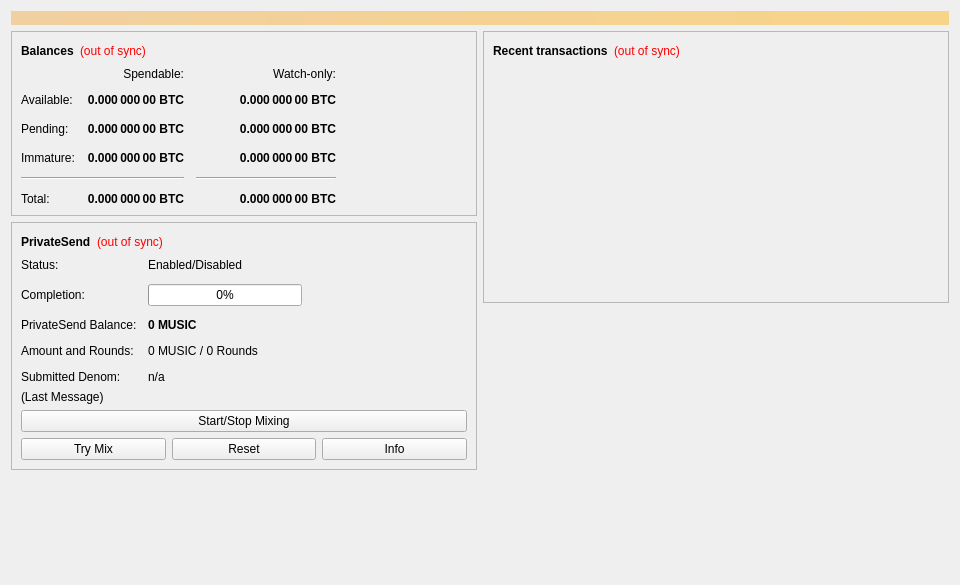
<?xml version="1.0" encoding="UTF-8"?>
<ui version="4.0">
 <class>OverviewPage</class>
 <widget class="QWidget" name="OverviewPage">
  <property name="geometry">
   <rect>
    <x>0</x>
    <y>0</y>
    <width>960</width>
    <height>585</height>
   </rect>
  </property>
  <property name="minimumSize">
   <size>
    <width>960</width>
    <height>0</height>
   </size>
  </property>
  <property name="windowTitle">
   <string>Form</string>
  </property>
  <layout class="QVBoxLayout" name="topLayout">
   <item>
    <widget class="QLabel" name="labelAlerts">
     <property name="visible">
      <bool>false</bool>
     </property>
     <property name="styleSheet">
      <string notr="true">QLabel { background-color: qlineargradient(x1: 0, y1: 0, x2: 1, y2: 0, stop:0 #F0D0A0, stop:1 #F8D488); color:#000000; }</string>
     </property>
     <property name="wordWrap">
      <bool>true</bool>
     </property>
     <property name="margin">
      <number>3</number>
     </property>
     <property name="textInteractionFlags">
      <set>Qt::TextSelectableByMouse</set>
     </property>
    </widget>
   </item>
   <item>
    <layout class="QHBoxLayout" name="horizontalLayout" stretch="1,1">
     <item>
      <layout class="QVBoxLayout" name="verticalLayout_2">
       <item>
        <widget class="QFrame" name="frame">
         <property name="frameShape">
          <enum>QFrame::StyledPanel</enum>
         </property>
         <property name="frameShadow">
          <enum>QFrame::Raised</enum>
         </property>
         <layout class="QVBoxLayout" name="verticalLayout_4">
          <item>
           <layout class="QHBoxLayout" name="horizontalLayout_4">
            <item>
             <widget class="QLabel" name="label_5">
              <property name="font">
               <font>
                <weight>75</weight>
                <bold>true</bold>
               </font>
              </property>
              <property name="text">
               <string>Balances</string>
              </property>
             </widget>
            </item>
            <item>
             <widget class="QLabel" name="labelWalletStatus">
              <property name="toolTip">
               <string>The displayed information may be out of date. Your wallet automatically synchronizes with the MUSICOIN network after a connection is established, but this process has not completed yet.</string>
              </property>
              <property name="styleSheet">
               <string notr="true">QLabel { color: red; }</string>
              </property>
              <property name="text">
               <string notr="true">(out of sync)</string>
              </property>
              <property name="alignment">
               <set>Qt::AlignLeading|Qt::AlignLeft|Qt::AlignVCenter</set>
              </property>
             </widget>
            </item>
            <item>
             <spacer name="horizontalSpacer_3">
              <property name="orientation">
               <enum>Qt::Horizontal</enum>
              </property>
              <property name="sizeHint" stdset="0">
               <size>
                <width>40</width>
                <height>20</height>
               </size>
              </property>
             </spacer>
            </item>
           </layout>
          </item>
          <item>
           <layout class="QGridLayout" name="gridLayout">
            <property name="spacing">
             <number>12</number>
            </property>
            <item row="2" column="2">
             <widget class="QLabel" name="labelWatchPending">
              <property name="font">
               <font>
                <weight>75</weight>
                <bold>true</bold>
               </font>
              </property>
              <property name="cursor">
               <cursorShape>IBeamCursor</cursorShape>
              </property>
              <property name="toolTip">
               <string>Unconfirmed transactions to watch-only addresses</string>
              </property>
              <property name="text">
               <string notr="true">0.000 000 00 BTC</string>
              </property>
              <property name="alignment">
               <set>Qt::AlignRight|Qt::AlignTrailing|Qt::AlignVCenter</set>
              </property>
              <property name="textInteractionFlags">
               <set>Qt::LinksAccessibleByMouse|Qt::TextSelectableByKeyboard|Qt::TextSelectableByMouse</set>
              </property>
             </widget>
            </item>
            <item row="2" column="1">
             <widget class="QLabel" name="labelUnconfirmed">
              <property name="font">
               <font>
                <weight>75</weight>
                <bold>true</bold>
               </font>
              </property>
              <property name="cursor">
               <cursorShape>IBeamCursor</cursorShape>
              </property>
              <property name="toolTip">
               <string>Total of transactions that have yet to be confirmed, and do not yet count toward the spendable balance</string>
              </property>
              <property name="text">
               <string notr="true">0.000 000 00 BTC</string>
              </property>
              <property name="alignment">
               <set>Qt::AlignRight|Qt::AlignTrailing|Qt::AlignVCenter</set>
              </property>
              <property name="textInteractionFlags">
               <set>Qt::LinksAccessibleByMouse|Qt::TextSelectableByKeyboard|Qt::TextSelectableByMouse</set>
              </property>
             </widget>
            </item>
            <item row="3" column="2">
             <widget class="QLabel" name="labelWatchImmature">
              <property name="font">
               <font>
                <weight>75</weight>
                <bold>true</bold>
               </font>
              </property>
              <property name="cursor">
               <cursorShape>IBeamCursor</cursorShape>
              </property>
              <property name="toolTip">
               <string>Mined balance in watch-only addresses that has not yet matured</string>
              </property>
              <property name="text">
               <string notr="true">0.000 000 00 BTC</string>
              </property>
              <property name="alignment">
               <set>Qt::AlignRight|Qt::AlignTrailing|Qt::AlignVCenter</set>
              </property>
              <property name="textInteractionFlags">
               <set>Qt::LinksAccessibleByMouse|Qt::TextSelectableByKeyboard|Qt::TextSelectableByMouse</set>
              </property>
             </widget>
            </item>
            <item row="4" column="0" colspan="2">
             <widget class="Line" name="lineSpendableBalance">
              <property name="orientation">
               <enum>Qt::Horizontal</enum>
              </property>
             </widget>
            </item>
            <item row="4" column="2">
             <widget class="Line" name="lineWatchBalance">
              <property name="sizePolicy">
               <sizepolicy hsizetype="Preferred" vsizetype="Fixed">
                <horstretch>0</horstretch>
                <verstretch>0</verstretch>
               </sizepolicy>
              </property>
              <property name="minimumSize">
               <size>
                <width>140</width>
                <height>0</height>
               </size>
              </property>
              <property name="orientation">
               <enum>Qt::Horizontal</enum>
              </property>
             </widget>
            </item>
            <item row="5" column="0">
             <widget class="QLabel" name="labelTotalText">
              <property name="text">
               <string>Total:</string>
              </property>
             </widget>
            </item>
            <item row="3" column="1">
             <widget class="QLabel" name="labelImmature">
              <property name="font">
               <font>
                <weight>75</weight>
                <bold>true</bold>
               </font>
              </property>
              <property name="cursor">
               <cursorShape>IBeamCursor</cursorShape>
              </property>
              <property name="toolTip">
               <string>Mined balance that has not yet matured</string>
              </property>
              <property name="text">
               <string notr="true">0.000 000 00 BTC</string>
              </property>
              <property name="alignment">
               <set>Qt::AlignRight|Qt::AlignTrailing|Qt::AlignVCenter</set>
              </property>
              <property name="textInteractionFlags">
               <set>Qt::LinksAccessibleByMouse|Qt::TextSelectableByKeyboard|Qt::TextSelectableByMouse</set>
              </property>
             </widget>
            </item>
            <item row="2" column="3">
             <spacer name="horizontalSpacer_2">
              <property name="orientation">
               <enum>Qt::Horizontal</enum>
              </property>
              <property name="sizeHint" stdset="0">
               <size>
                <width>40</width>
                <height>20</height>
               </size>
              </property>
             </spacer>
            </item>
            <item row="3" column="0">
             <widget class="QLabel" name="labelImmatureText">
              <property name="text">
               <string>Immature:</string>
              </property>
             </widget>
            </item>
            <item row="5" column="1">
             <widget class="QLabel" name="labelTotal">
              <property name="font">
               <font>
                <weight>75</weight>
                <bold>true</bold>
               </font>
              </property>
              <property name="cursor">
               <cursorShape>IBeamCursor</cursorShape>
              </property>
              <property name="toolTip">
               <string>Your current total balance</string>
              </property>
              <property name="text">
               <string notr="true">0.000 000 00 BTC</string>
              </property>
              <property name="alignment">
               <set>Qt::AlignRight|Qt::AlignTrailing|Qt::AlignVCenter</set>
              </property>
              <property name="textInteractionFlags">
               <set>Qt::LinksAccessibleByMouse|Qt::TextSelectableByKeyboard|Qt::TextSelectableByMouse</set>
              </property>
             </widget>
            </item>
            <item row="5" column="2">
             <widget class="QLabel" name="labelWatchTotal">
              <property name="font">
               <font>
                <weight>75</weight>
                <bold>true</bold>
               </font>
              </property>
              <property name="cursor">
               <cursorShape>IBeamCursor</cursorShape>
              </property>
              <property name="toolTip">
               <string>Current total balance in watch-only addresses</string>
              </property>
              <property name="text">
               <string notr="true">0.000 000 00 BTC</string>
              </property>
              <property name="alignment">
               <set>Qt::AlignRight|Qt::AlignTrailing|Qt::AlignVCenter</set>
              </property>
              <property name="textInteractionFlags">
               <set>Qt::LinksAccessibleByMouse|Qt::TextSelectableByKeyboard|Qt::TextSelectableByMouse</set>
              </property>
             </widget>
            </item>
            <item row="0" column="2">
             <widget class="QLabel" name="labelWatchonly">
              <property name="text">
               <string>Watch-only:</string>
              </property>
              <property name="alignment">
               <set>Qt::AlignRight|Qt::AlignTrailing|Qt::AlignVCenter</set>
              </property>
             </widget>
            </item>
            <item row="1" column="0">
             <widget class="QLabel" name="labelBalanceText">
              <property name="text">
               <string>Available:</string>
              </property>
             </widget>
            </item>
            <item row="1" column="1">
             <widget class="QLabel" name="labelBalance">
              <property name="font">
               <font>
                <weight>75</weight>
                <bold>true</bold>
               </font>
              </property>
              <property name="cursor">
               <cursorShape>IBeamCursor</cursorShape>
              </property>
              <property name="toolTip">
               <string>Your current spendable balance</string>
              </property>
              <property name="text">
               <string notr="true">0.000 000 00 BTC</string>
              </property>
              <property name="alignment">
               <set>Qt::AlignRight|Qt::AlignTrailing|Qt::AlignVCenter</set>
              </property>
              <property name="textInteractionFlags">
               <set>Qt::LinksAccessibleByMouse|Qt::TextSelectableByKeyboard|Qt::TextSelectableByMouse</set>
              </property>
             </widget>
            </item>
            <item row="1" column="2">
             <widget class="QLabel" name="labelWatchAvailable">
              <property name="font">
               <font>
                <weight>75</weight>
                <bold>true</bold>
               </font>
              </property>
              <property name="cursor">
               <cursorShape>IBeamCursor</cursorShape>
              </property>
              <property name="toolTip">
               <string>Your current balance in watch-only addresses</string>
              </property>
              <property name="text">
               <string notr="true">0.000 000 00 BTC</string>
              </property>
              <property name="alignment">
               <set>Qt::AlignRight|Qt::AlignTrailing|Qt::AlignVCenter</set>
              </property>
              <property name="textInteractionFlags">
               <set>Qt::LinksAccessibleByMouse|Qt::TextSelectableByKeyboard|Qt::TextSelectableByMouse</set>
              </property>
             </widget>
            </item>
            <item row="2" column="0">
             <widget class="QLabel" name="labelPendingText">
              <property name="text">
               <string>Pending:</string>
              </property>
             </widget>
            </item>
            <item row="0" column="1">
             <widget class="QLabel" name="labelSpendable">
              <property name="text">
               <string>Spendable:</string>
              </property>
              <property name="alignment">
               <set>Qt::AlignRight|Qt::AlignTrailing|Qt::AlignVCenter</set>
              </property>
             </widget>
            </item>
           </layout>
          </item>
         </layout>
        </widget>
       </item>
       <item>
        <widget class="QFrame" name="framePrivateSend">
         <property name="layoutDirection">
          <enum>Qt::LeftToRight</enum>
         </property>
         <property name="frameShape">
          <enum>QFrame::StyledPanel</enum>
         </property>
         <property name="frameShadow">
          <enum>QFrame::Raised</enum>
         </property>
         <layout class="QVBoxLayout" name="VerticalLayout_PS1">
          <item>
           <layout class="QHBoxLayout" name="horizontalLayout_5">
            <item>
             <widget class="QLabel" name="labelPrivateSendHeader">
              <property name="font">
               <font>
                <weight>75</weight>
                <bold>true</bold>
               </font>
              </property>
              <property name="text">
               <string>PrivateSend</string>
              </property>
             </widget>
            </item>
            <item>
             <widget class="QLabel" name="labelPrivateSendSyncStatus">
              <property name="toolTip">
               <string>The displayed information may be out of date. Your wallet automatically synchronizes with the MUSICOIN network after a connection is established, but this process has not completed yet.</string>
              </property>
              <property name="styleSheet">
               <string notr="true">QLabel { color: red; }</string>
              </property>
              <property name="text">
               <string notr="true">(out of sync)</string>
              </property>
              <property name="alignment">
               <set>Qt::AlignLeading|Qt::AlignLeft|Qt::AlignVCenter</set>
              </property>
             </widget>
            </item>
            <item>
             <spacer name="horizontalSpacer_4">
              <property name="orientation">
               <enum>Qt::Horizontal</enum>
              </property>
              <property name="sizeHint" stdset="0">
               <size>
                <width>40</width>
                <height>20</height>
               </size>
              </property>
             </spacer>
            </item>
           </layout>
          </item>
          <item>
           <layout class="QFormLayout" name="privateSendFormLayout">
            <property name="fieldGrowthPolicy">
             <enum>QFormLayout::AllNonFixedFieldsGrow</enum>
            </property>
            <property name="horizontalSpacing">
             <number>11</number>
            </property>
            <property name="verticalSpacing">
             <number>12</number>
            </property>
            <item row="0" column="0">
             <widget class="QLabel" name="labelPrivateSendEnabledText">
              <property name="text">
               <string>Status:</string>
              </property>
             </widget>
            </item>
            <item row="0" column="1">
             <widget class="QLabel" name="labelPrivateSendEnabled">
              <property name="text">
               <string>Enabled/Disabled</string>
              </property>
             </widget>
            </item>
            <item row="1" column="0">
             <widget class="QLabel" name="labelCompletitionText">
              <property name="text">
               <string>Completion:</string>
              </property>
             </widget>
            </item>
            <item row="1" column="1">
             <widget class="QProgressBar" name="privateSendProgress">
              <property name="maximumSize">
               <size>
                <width>154</width>
                <height>16777215</height>
               </size>
              </property>
              <property name="value">
               <number>0</number>
              </property>
             </widget>
            </item>
            <item row="2" column="0">
             <widget class="QLabel" name="labelAnonymizedText">
              <property name="text">
               <string>PrivateSend Balance:</string>
              </property>
             </widget>
            </item>
            <item row="2" column="1">
             <widget class="QLabel" name="labelAnonymized">
              <property name="font">
               <font>
                <weight>75</weight>
                <bold>true</bold>
               </font>
              </property>
              <property name="text">
               <string notr="true">0 MUSIC</string>
              </property>
             </widget>
            </item>
            <item row="3" column="0">
             <widget class="QLabel" name="labelAmountAndRoundsText">
              <property name="text">
               <string>Amount and Rounds:</string>
              </property>
             </widget>
            </item>
            <item row="3" column="1">
             <widget class="QLabel" name="labelAmountRounds">
              <property name="text">
               <string>0 MUSIC / 0 Rounds</string>
              </property>
             </widget>
            </item>
            <item row="4" column="0">
             <widget class="QLabel" name="labelSubmittedDenomText">
              <property name="text">
               <string>Submitted Denom:</string>
              </property>
             </widget>
            </item>
            <item row="4" column="1">
             <widget class="QLabel" name="labelSubmittedDenom">
              <property name="toolTip">
               <string>The denominations you submitted to the Masternode.&lt;br&gt;To mix, other users must submit the exact same denominations.</string>
              </property>
              <property name="text">
               <string>n/a</string>
              </property>
             </widget>
            </item>
           </layout>
          </item>
          <item>
           <layout class="QVBoxLayout" name="VerticalLayout_PS">
            <item>
             <widget class="QLabel" name="labelPrivateSendLastMessage">
              <property name="text">
               <string>(Last Message)</string>
              </property>
              <property name="alignment">
               <set>Qt::AlignLeading|Qt::AlignLeft|Qt::AlignTop</set>
              </property>
              <property name="wordWrap">
               <bool>true</bool>
              </property>
             </widget>
            </item>
            <item>
             <widget class="QPushButton" name="togglePrivateSend">
              <property name="sizePolicy">
               <sizepolicy hsizetype="MinimumExpanding" vsizetype="Fixed">
                <horstretch>0</horstretch>
                <verstretch>0</verstretch>
               </sizepolicy>
              </property>
              <property name="text">
               <string>Start/Stop Mixing</string>
              </property>
             </widget>
            </item>
            <item>
             <layout class="QHBoxLayout" name="horizontalLayout_debugbuttons">
              <item>
               <widget class="QPushButton" name="privateSendAuto">
                <property name="sizePolicy">
                 <sizepolicy hsizetype="MinimumExpanding" vsizetype="Fixed">
                  <horstretch>0</horstretch>
                  <verstretch>0</verstretch>
                 </sizepolicy>
                </property>
                <property name="toolTip">
                 <string>Try to manually submit a PrivateSend request.</string>
                </property>
                <property name="text">
                 <string>Try Mix</string>
                </property>
               </widget>
              </item>
              <item>
               <widget class="QPushButton" name="privateSendReset">
                <property name="sizePolicy">
                 <sizepolicy hsizetype="MinimumExpanding" vsizetype="Fixed">
                  <horstretch>0</horstretch>
                  <verstretch>0</verstretch>
                 </sizepolicy>
                </property>
                <property name="toolTip">
                 <string>Reset the current status of PrivateSend (can interrupt PrivateSend if it's in the process of Mixing, which can cost you money!)</string>
                </property>
                <property name="autoFillBackground">
                 <bool>false</bool>
                </property>
                <property name="text">
                 <string>Reset</string>
                </property>
               </widget>
              </item>
              <item>
               <widget class="QPushButton" name="privateSendInfo">
                <property name="sizePolicy">
                 <sizepolicy hsizetype="MinimumExpanding" vsizetype="Fixed">
                  <horstretch>0</horstretch>
                  <verstretch>0</verstretch>
                 </sizepolicy>
                </property>
                <property name="toolTip">
                 <string>Information about PrivateSend and Mixing</string>
                </property>
                <property name="text">
                 <string>Info</string>
                </property>
               </widget>
              </item>
             </layout>
            </item>
           </layout>
          </item>
         </layout>
        </widget>
       </item>
       <item>
        <spacer name="verticalSpacer">
         <property name="orientation">
          <enum>Qt::Vertical</enum>
         </property>
         <property name="sizeHint" stdset="0">
          <size>
           <width>20</width>
           <height>40</height>
          </size>
         </property>
        </spacer>
       </item>
      </layout>
     </item>
     <item>
      <layout class="QVBoxLayout" name="verticalLayout_3">
       <item>
        <widget class="QFrame" name="frame_2">
         <property name="frameShape">
          <enum>QFrame::StyledPanel</enum>
         </property>
         <property name="frameShadow">
          <enum>QFrame::Raised</enum>
         </property>
         <layout class="QVBoxLayout" name="verticalLayout">
          <item>
           <layout class="QHBoxLayout" name="horizontalLayout_2">
            <item>
             <widget class="QLabel" name="label_4">
              <property name="font">
               <font>
                <weight>75</weight>
                <bold>true</bold>
               </font>
              </property>
              <property name="text">
               <string>Recent transactions</string>
              </property>
             </widget>
            </item>
            <item>
             <widget class="QLabel" name="labelTransactionsStatus">
              <property name="toolTip">
               <string>The displayed information may be out of date. Your wallet automatically synchronizes with the MUSICOIN network after a connection is established, but this process has not completed yet.</string>
              </property>
              <property name="styleSheet">
               <string notr="true">QLabel { color: red; }</string>
              </property>
              <property name="text">
               <string notr="true">(out of sync)</string>
              </property>
              <property name="alignment">
               <set>Qt::AlignLeading|Qt::AlignLeft|Qt::AlignVCenter</set>
              </property>
             </widget>
            </item>
            <item>
             <spacer name="horizontalSpacer">
              <property name="orientation">
               <enum>Qt::Horizontal</enum>
              </property>
              <property name="sizeHint" stdset="0">
               <size>
                <width>40</width>
                <height>20</height>
               </size>
              </property>
             </spacer>
            </item>
           </layout>
          </item>
          <item>
           <widget class="QListView" name="listTransactions">
            <property name="styleSheet">
             <string notr="true">QListView { background: transparent; }</string>
            </property>
            <property name="frameShape">
             <enum>QFrame::NoFrame</enum>
            </property>
            <property name="verticalScrollBarPolicy">
             <enum>Qt::ScrollBarAlwaysOff</enum>
            </property>
            <property name="horizontalScrollBarPolicy">
             <enum>Qt::ScrollBarAlwaysOff</enum>
            </property>
            <property name="selectionMode">
             <enum>QAbstractItemView::NoSelection</enum>
            </property>
           </widget>
          </item>
         </layout>
        </widget>
       </item>
       <item>
        <spacer name="verticalSpacer_2">
         <property name="orientation">
          <enum>Qt::Vertical</enum>
         </property>
         <property name="sizeHint" stdset="0">
          <size>
           <width>20</width>
           <height>40</height>
          </size>
         </property>
        </spacer>
       </item>
      </layout>
     </item>
    </layout>
   </item>
  </layout>
 </widget>
 <resources/>
 <connections/>
</ui>
